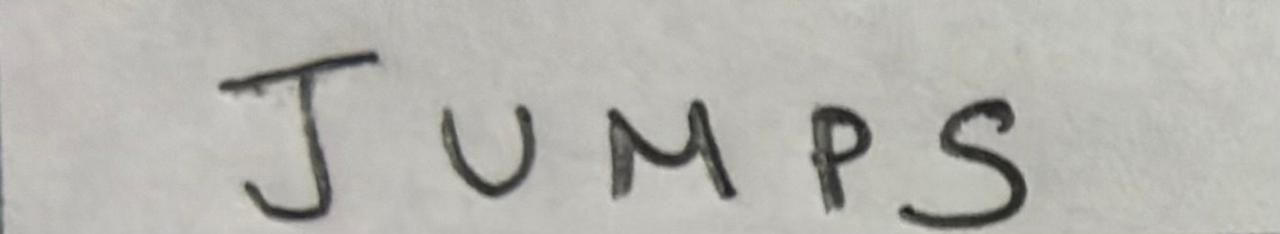
#> input picture htep-ai/data/icr_training/scanned/words/JUMPS.jpg, 1280 x 234 px
$ python -i char_segmenter.py   (imports and definitions only)
#> lines starting #> are read from the running program, lines starting #| are printed output that depends on the picture; after the words box and inside, x2 and y2 are one past the last pixel; in counts of white or black regions, pixels touching at a corner belong together
#> further down, picture is the input picture: shape (234, 1280, 3); mean B, G, R 175.1, 180.3, 181.1
# src/segmentation/char_segmenter.py
# Character segmentation using OpenCV (BLOCK text)

import cv2


def segment_characters(word_img, min_area=200):
    """
    Segment characters from a word image.
    SAME logic as your old test_word_icr.py
    """
#> called with min_area = 200

    try:
        # Handle both color and grayscale images
        if word_img is None:
            print("Warning: Empty image provided to segmentation")
            return []

        if len(word_img.shape) == 3:
            gray = cv2.cvtColor(word_img, cv2.COLOR_BGR2GRAY)
        else:
            gray = word_img.copy()

        # Binary (invert for white text on black bg)
        _, thresh = cv2.threshold(
            gray, 0, 255,
            cv2.THRESH_BINARY_INV + cv2.THRESH_OTSU
        )
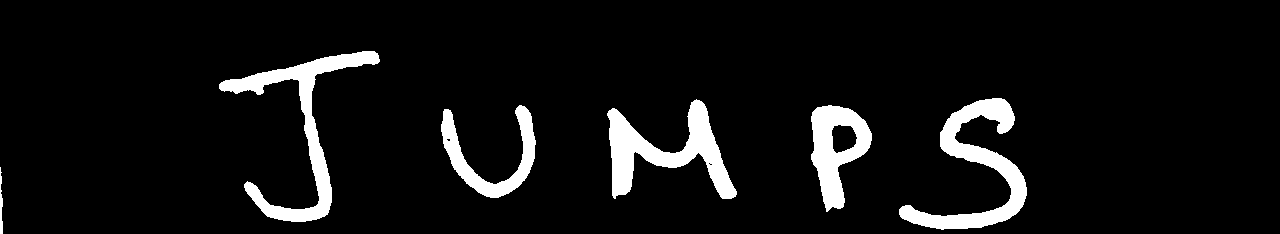
#> thresh: shape (234, 1280); 7% white; 6 white regions, box (x1, y1, x2, y2) and area: (219, 51, 380, 222) 5073, (899, 98, 1027, 230) 4981, (607, 99, 737, 199) 4848, (811, 105, 872, 212) 3369, (441, 105, 536, 198) 2688, (0, 167, 3, 234) 140

        # Merge strokes slightly
        kernel = cv2.getStructuringElement(cv2.MORPH_RECT, (2, 2))
        thresh = cv2.morphologyEx(thresh, cv2.MORPH_CLOSE, kernel, iterations=1)
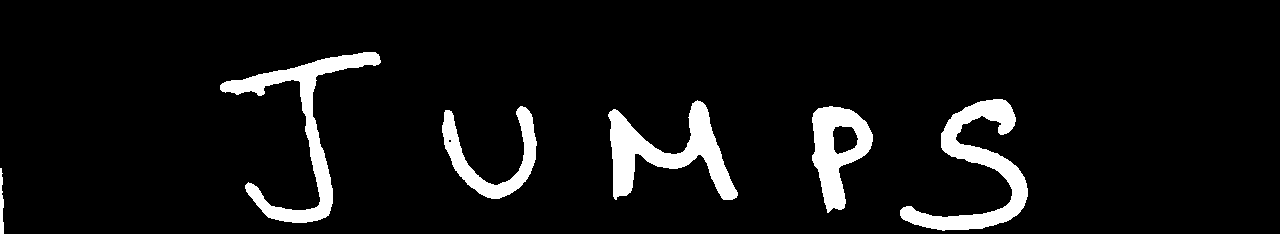
#> thresh: shape (234, 1280); 7.1% white; 6 white regions

        # Find contours
        contours, _ = cv2.findContours(
            thresh,
            cv2.RETR_EXTERNAL,
            cv2.CHAIN_APPROX_SIMPLE
        )
#> contours = 6 contours; box (x1, y1, x2, y2) and area: (220, 52, 381, 223) 4697, (900, 99, 1028, 231) 4670, (608, 100, 738, 200) 4604, (812, 106, 873, 213) 3770, (442, 106, 537, 199) 2496, (0, 168, 4, 234) 135

    except Exception as e:
        print(f"Error in character segmentation: {e}")
        return []

    boxes = []
    for c in contours:
        x, y, w, h = cv2.boundingRect(c)
        if w * h > min_area:
            boxes.append((x, y, w, h))
#> this loop made 6 passes
#> (x, y, w, h) on passes 1 to 6: (0, 168, 4, 66), (812, 106, 61, 107), (442, 106, 95, 93), (608, 100, 130, 100), (900, 99, 128, 132), (220, 52, 161, 171)
#> after the loop, boxes = [(0, 168, 4, 66), (812, 106, 61, 107), (442, 106, 95, 93), (608, 100, 130, 100), (900, 99, 128, 132), (220, 52, 161, 171)]

    # Sort left → right
    boxes.sort(key=lambda b: b[0])

    # Crop characters
    char_images = [
        word_img[y:y + h, x:x + w]
        for (x, y, w, h) in boxes
    ]
#> char_images = 6 items

    return char_images

# [45 lines left out: function segment_characters_with_spaces, not called in this run]

>>> import cv2
>>> picture = cv2.imread('../../data/icr_training/scanned/words/JUMPS.jpg')
>>> result = segment_characters(picture)
#> result = 6 items
